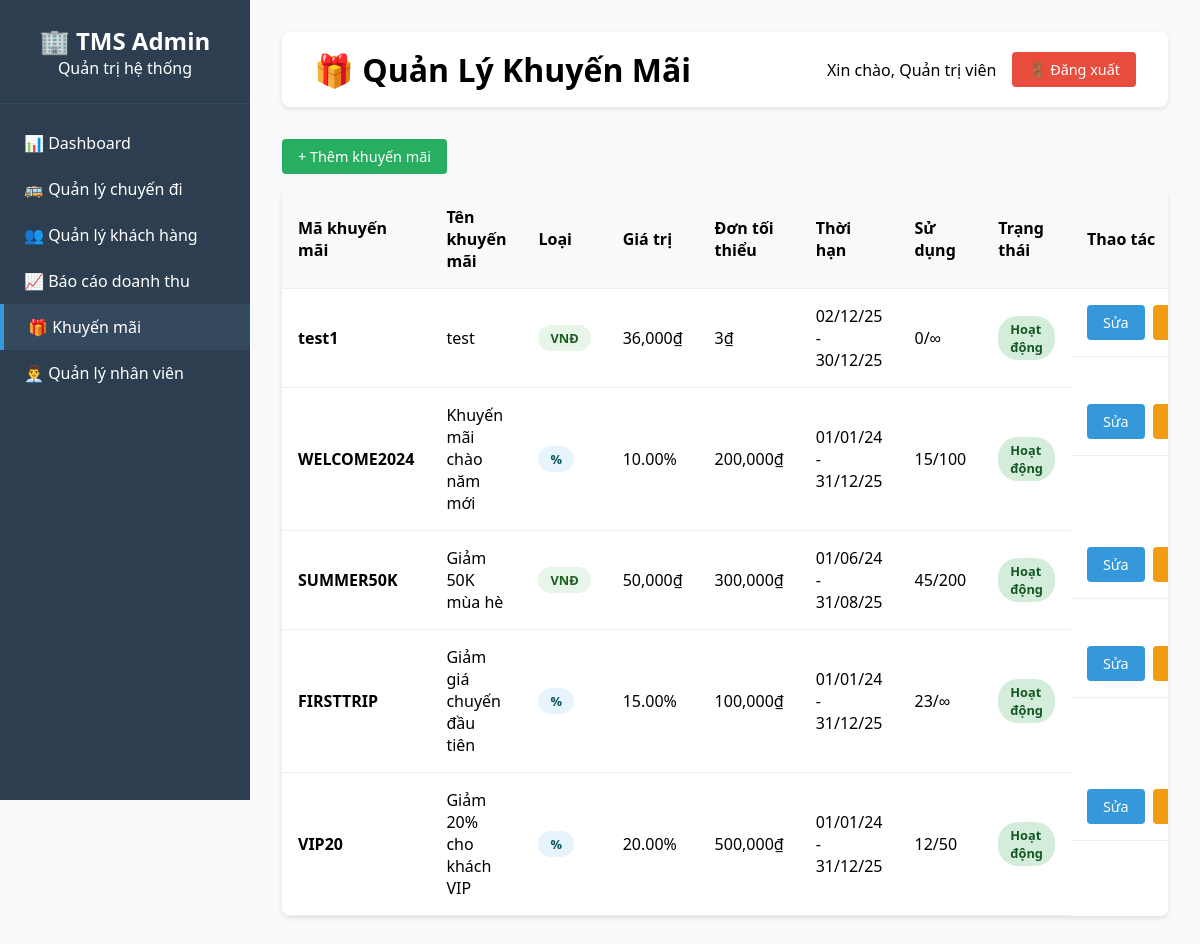
Page /admin/manage_promotions.php on the earlier database version.
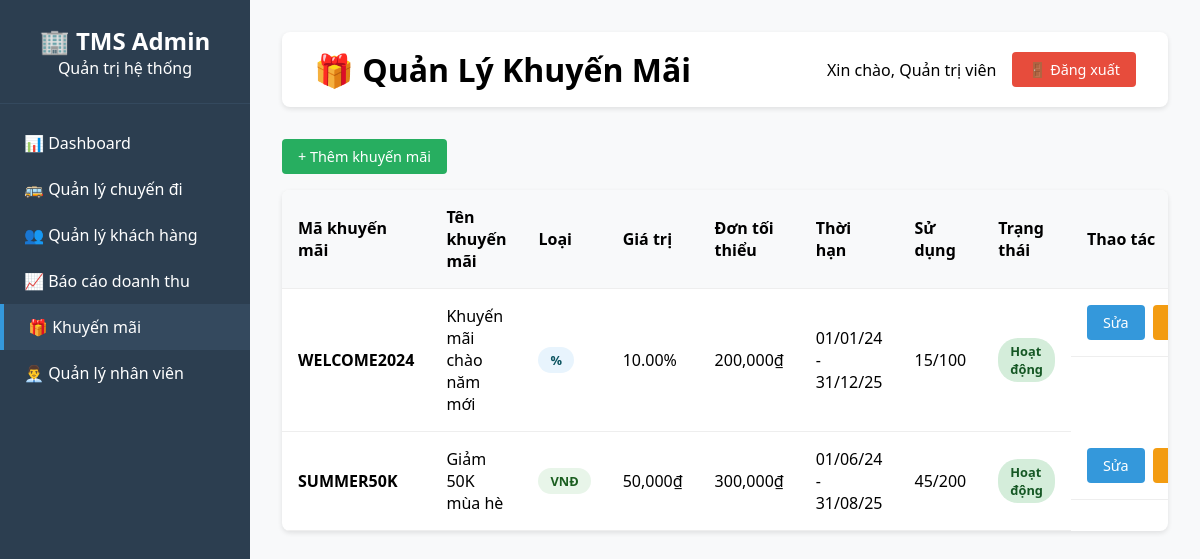
Same page on the later database version.
### tables this page shows
CREATE TABLE `promotions` (
  `id` int(11) NOT NULL,
  `promotion_code` varchar(50) NOT NULL,
  `promotion_name` varchar(255) NOT NULL,
  `description` text DEFAULT NULL,
  `discount_type` enum('percentage','fixed') NOT NULL,
  `discount_value` decimal(10,2) NOT NULL,
  `min_order_value` decimal(10,2) NOT NULL DEFAULT 0.00,
  `max_discount` decimal(10,2) DEFAULT NULL,
  `start_date` date NOT NULL,
  `end_date` date NOT NULL,
  `usage_limit` int(11) DEFAULT NULL,
  `used_count` int(11) NOT NULL DEFAULT 0,
  `status` enum('active','inactive') NOT NULL DEFAULT 'active',
  `created_at` timestamp NOT NULL DEFAULT current_timestamp()
);

### admin/manage_promotions.php (the view, shortened to what this page needs)
<?php
require_once dirname(__DIR__) . '/includes/config.php';
$stmt = $pdo->query("SELECT * FROM promotions ORDER BY created_at DESC");
$promotions = $stmt->fetchAll();
?>
<!DOCTYPE html>
<html lang="vi">
<head>
</head>
<body>
    <?php include 'sidebar.php'; ?>
    <div class="main-content">
        <div class="header">
            <h1>🎁 Quản Lý Khuyến Mãi</h1>
            <div class="user-menu">
                <span>Xin chào, <?php echo $_SESSION['full_name'] ?? 'Quản trị viên'; ?></span>
                <a href="../logout.php" class="btn btn-danger">🚪 Đăng xuất</a>
            </div>
        </div>
        <button class="btn btn-success" onclick="openAddPromotionModal()" style="margin-bottom: 1rem;">+ Thêm khuyến mãi</button>
        <div class="promotions-table">
            <table>
                <thead>
                    <tr>
                        <th>Mã khuyến mãi</th>
                        <th>Tên khuyến mãi</th>
                        <th>Loại</th>
                        <th>Giá trị</th>
                        <th>Đơn tối thiểu</th>
                        <th>Thời hạn</th>
                        <th>Sử dụng</th>
                        <th>Trạng thái</th>
                        <th>Thao tác</th>
                    </tr>
                </thead>
                <tbody>
                    <?php if (empty($promotions)): ?>
                        <tr><td colspan="9" class="empty-state">Chưa có khuyến mãi nào.</td></tr>
                    <?php else: ?>
                        <?php foreach($promotions as $promotion): ?>
                        <tr>
                            <td><strong><?php echo htmlspecialchars($promotion['promotion_code']); ?></strong></td>
                            <td><?php echo htmlspecialchars($promotion['promotion_name']); ?></td>
                            <td>
                                <span class="discount-badge discount-<?php echo $promotion['discount_type']; ?>">
                                    <?php echo $promotion['discount_type'] == 'percentage' ? '%' : 'VNĐ'; ?>
                                </span>
                            </td>
                            <td>
                                <?php echo $promotion['discount_type'] == 'percentage' ? $promotion['discount_value'].'%' : number_format($promotion['discount_value']).'₫'; ?>
                            </td>
                            <td><?php echo number_format($promotion['min_order_value']); ?>₫</td>
                            <td>
                                <?php echo date('d/m/y', strtotime($promotion['start_date'])); ?> -
                                <?php echo date('d/m/y', strtotime($promotion['end_date'])); ?>
                            </td>
                            <td><?php echo $promotion['used_count']; ?>/<?php echo $promotion['usage_limit'] ?? '∞'; ?></td>
                            <td>
                                <span class="status-badge status-<?php echo $promotion['status']; ?>">
                                    <?php echo $promotion['status'] == 'active' ? 'Hoạt động' : 'Tạm dừng'; ?>
                                </span>
                            </td>
                            <td class="action-buttons">
                                <button onclick='openEditPromotionModal(<?php echo json_encode($promotion); ?>)' class="btn btn-primary">Sửa</button>
                                <?php if($promotion['status'] == 'active'): ?>
                                    <a href="manage_promotions.php?action=toggle_status&id=<?php echo $promotion['id']; ?>" class="btn btn-warning">Dừng</a>
                                <?php else: ?>
                                    <a href="manage_promotions.php?action=toggle_status&id=<?php echo $promotion['id']; ?>" class="btn btn-success">Bật</a>
                                <?php endif; ?>
                            </td>
                        </tr>
                        <?php endforeach; ?>
                    <?php endif; ?>
                </tbody>
            </table>
        </div>
    </div>
</body>
</html>

Differences in the rows shown:
removed promotions: promotion_code "test1", promotion_name "test", discount_type "VNĐ", discount_value "36,000", min_order_value "3", start_date "02/12/25", end_date "30/12/25", used_count "0", usage_limit "∞", status "Hoạt động"
removed promotions: promotion_code "FIRSTTRIP", promotion_name "Giảm giá chuyến đầu tiên", discount_value "15.00", min_order_value "100,000", start_date "01/01/24", end_date "31/12/25", used_count "23", usage_limit "∞", status "Hoạt động"
removed promotions: promotion_code "VIP20", promotion_name "Giảm 20% cho khách VIP", discount_value "20.00", min_order_value "500,000", start_date "01/01/24", end_date "31/12/25", used_count "12", usage_limit "50", status "Hoạt động"
